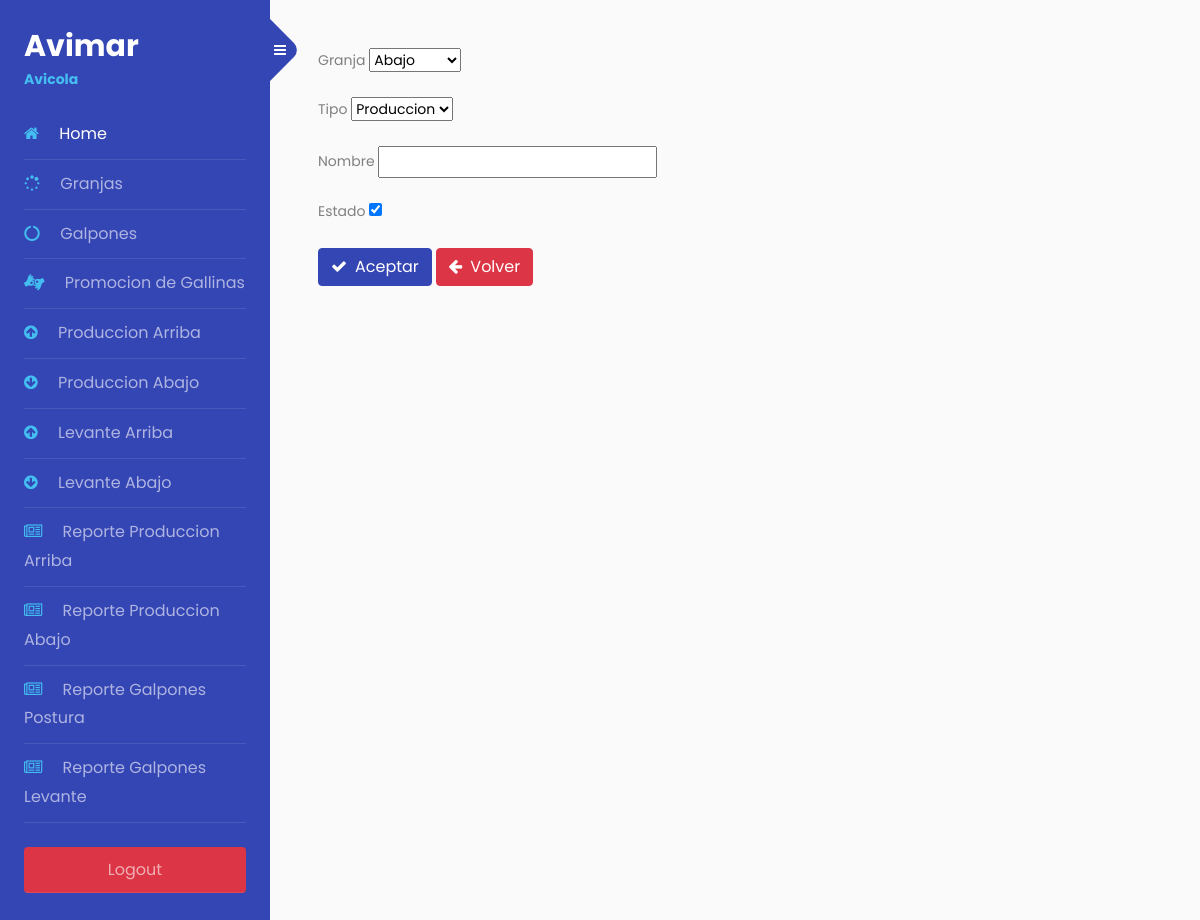
The app's page /shed/editar/5 (signed in), older data.
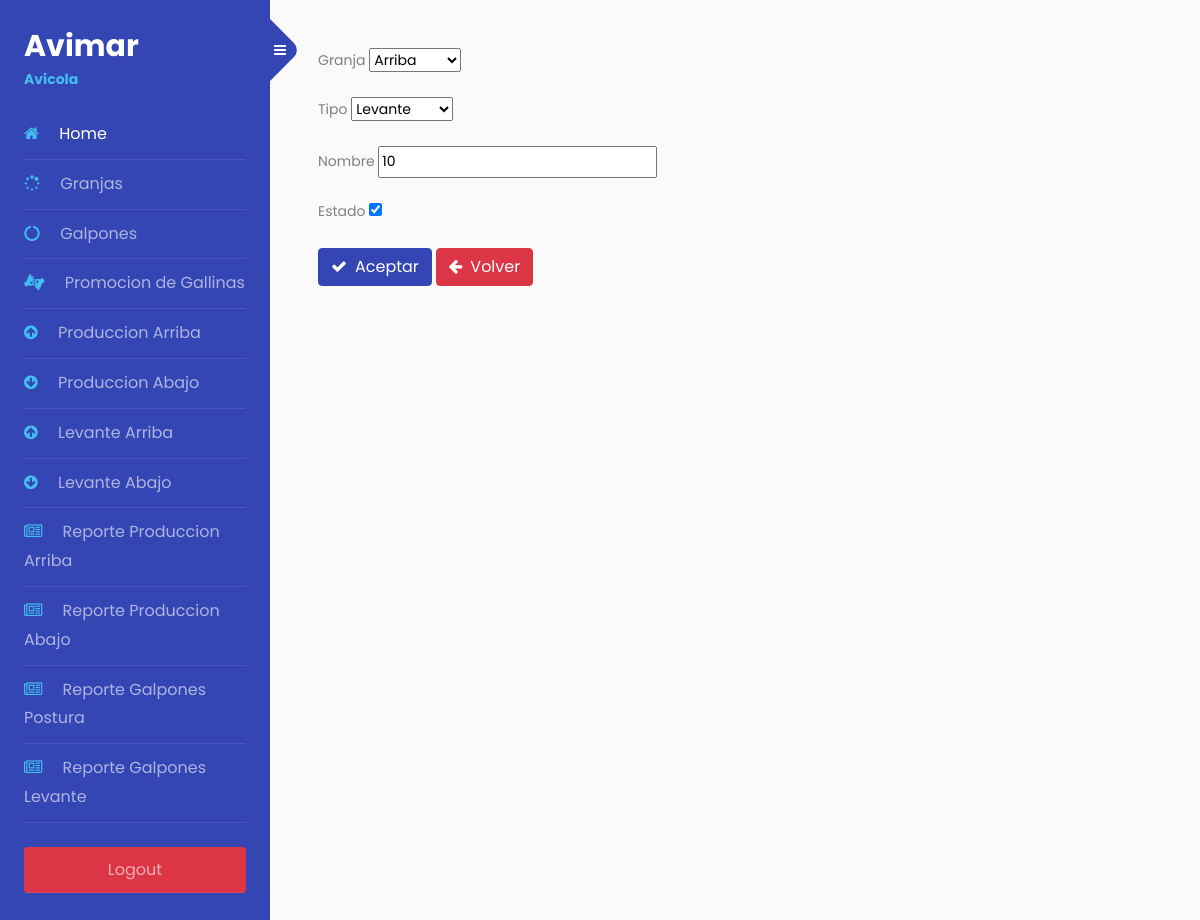
The same page, newer data.
### sheds/models.py (models this page shows, shortened)
class Shed(models.Model):
    TYPE_CHOICES =[
        ('P', 'Produccion'),
        ('L', 'Levante')
    ]
    farm = models.ForeignKey(
        Farm,
        on_delete=models.CASCADE
    )
    type = models.CharField(
        max_length=2,
        choices= TYPE_CHOICES
    )
    name = models.IntegerField()
    is_active = models.BooleanField(
        default=True,
    )
    created = models.DateTimeField(
        auto_now_add=True,
    )
    updated = models.DateTimeField(
        auto_now=True,
    )
    class Meta:
        verbose_name = "Shed"
        verbose_name_plural = "Sheds"
        ordering = ('-type','farm')

### sheds/views.py (the view, shortened to what this page needs)
# urls.py: path('editar/<int:pk>', ShedActualizar.as_view(template_name = "shed/actualizar.html"), name='actualizar_shed'),
class ShedActualizar(LoginRequiredMixin,SuccessMessageMixin, UpdateView):
    model = Shed
    form = Shed
    fields = "__all__"
    success_message = 'Galpon Actualizado Correctamente !'

### farms/models.py (called while the page is built)
    def __str__(self):
        return self.name

### sheds/templates/shed/actualizar.html (shortened to what this page needs)
{% extends 'farm/base.html' %}
{% block content %}
{% load static %}
{% if 'sheds.change_shed' in user.get_all_permissions %}
<form method="post" enctype="multipart/form-data">
  <div class="form-group">
    <label for="farm" class="txt_negrita">Granja</label>
    {{ form.farm }}
  </div>
  <div class="form-group">
    <label for="type" class="txt_negrita">Tipo</label>
    {{ form.type }}
  </div>
  <div class="form-group">
    <label for="name" class="txt_negrita">Nombre</label>
    {{ form.name }}
  </div>
  <div class="form-group">
    <label for="is_active" class="txt_negrita">Estado</label>
    {{ form.is_active }}
  </div>
  <button type="submit" class="btn btn-primary"><span class="fa fa-check mr-2"></span>Aceptar</button>
  <a href="../" class="btn btn-danger"><span class="fa fa-arrow-left mr-2"></span>Volver</a>
</form>
{% endif %}
{% endblock %}

Row changes from the older to the newer data that the page shows:
changed Shed: farm "Abajo" → "Arriba"; type "Produccion" → "Levante"; name (not shown) → "10"
